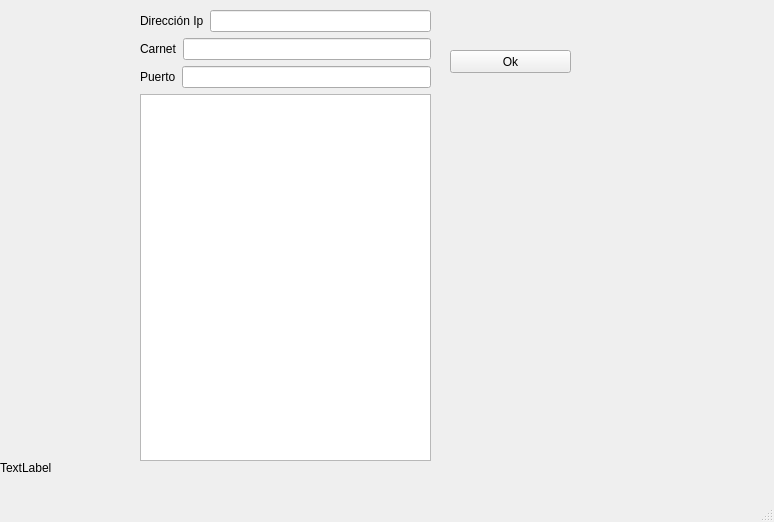
<?xml version="1.0" encoding="UTF-8"?>
<ui version="4.0">
 <class>proyecfi</class>
 <widget class="QMainWindow" name="proyecfi">
  <property name="geometry">
   <rect>
    <x>0</x>
    <y>0</y>
    <width>774</width>
    <height>522</height>
   </rect>
  </property>
  <property name="windowTitle">
   <string>proyecfi</string>
  </property>
  <widget class="QWidget" name="centralwidget">
   <widget class="QPushButton" name="pushButton">
    <property name="geometry">
     <rect>
      <x>450</x>
      <y>50</y>
      <width>121</width>
      <height>23</height>
     </rect>
    </property>
    <property name="text">
     <string>Ok</string>
    </property>
   </widget>
   <widget class="QLabel" name="txt">
    <property name="geometry">
     <rect>
      <x>0</x>
      <y>460</y>
      <width>781</width>
      <height>16</height>
     </rect>
    </property>
    <property name="text">
     <string>TextLabel</string>
    </property>
   </widget>
   <widget class="QWidget" name="">
    <property name="geometry">
     <rect>
      <x>140</x>
      <y>10</y>
      <width>291</width>
      <height>451</height>
     </rect>
    </property>
    <layout class="QVBoxLayout" name="verticalLayout_2">
     <item>
      <layout class="QVBoxLayout" name="verticalLayout">
       <item>
        <layout class="QHBoxLayout" name="horizontalLayout">
         <item>
          <widget class="QLabel" name="label">
           <property name="text">
            <string>Dirección Ip</string>
           </property>
          </widget>
         </item>
         <item>
          <widget class="QLineEdit" name="ip"/>
         </item>
        </layout>
       </item>
       <item>
        <layout class="QHBoxLayout" name="horizontalLayout_2">
         <item>
          <widget class="QLabel" name="label_2">
           <property name="text">
            <string>Carnet</string>
           </property>
          </widget>
         </item>
         <item>
          <widget class="QLineEdit" name="carnet"/>
         </item>
        </layout>
       </item>
       <item>
        <layout class="QHBoxLayout" name="horizontalLayout_3">
         <item>
          <widget class="QLabel" name="label_3">
           <property name="text">
            <string>Puerto</string>
           </property>
          </widget>
         </item>
         <item>
          <widget class="QLineEdit" name="puerto"/>
         </item>
        </layout>
       </item>
      </layout>
     </item>
     <item>
      <widget class="QListWidget" name="resultado"/>
     </item>
    </layout>
   </widget>
  </widget>
  <widget class="QMenuBar" name="menubar">
   <property name="geometry">
    <rect>
     <x>0</x>
     <y>0</y>
     <width>774</width>
     <height>20</height>
    </rect>
   </property>
  </widget>
  <widget class="QStatusBar" name="statusbar"/>
 </widget>
 <resources/>
 <connections/>
</ui>
